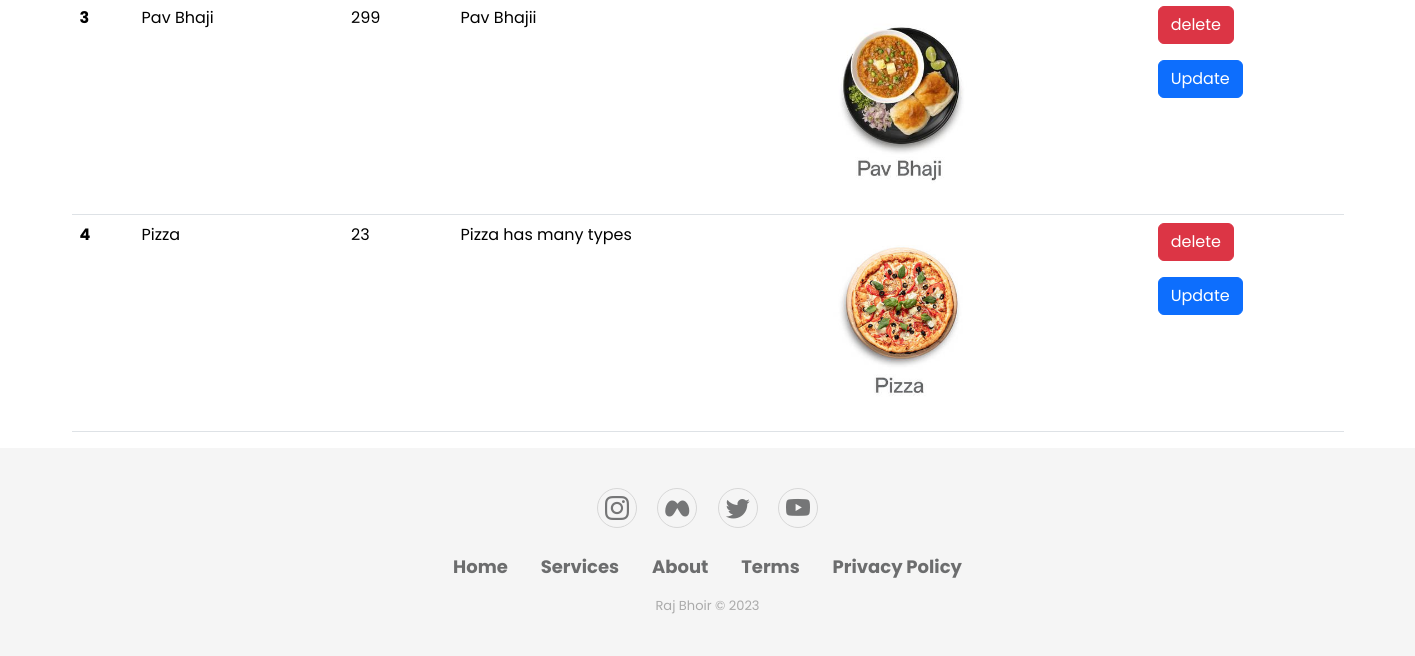
Before: /Restaurant_main/ (lower part) with the older database file.
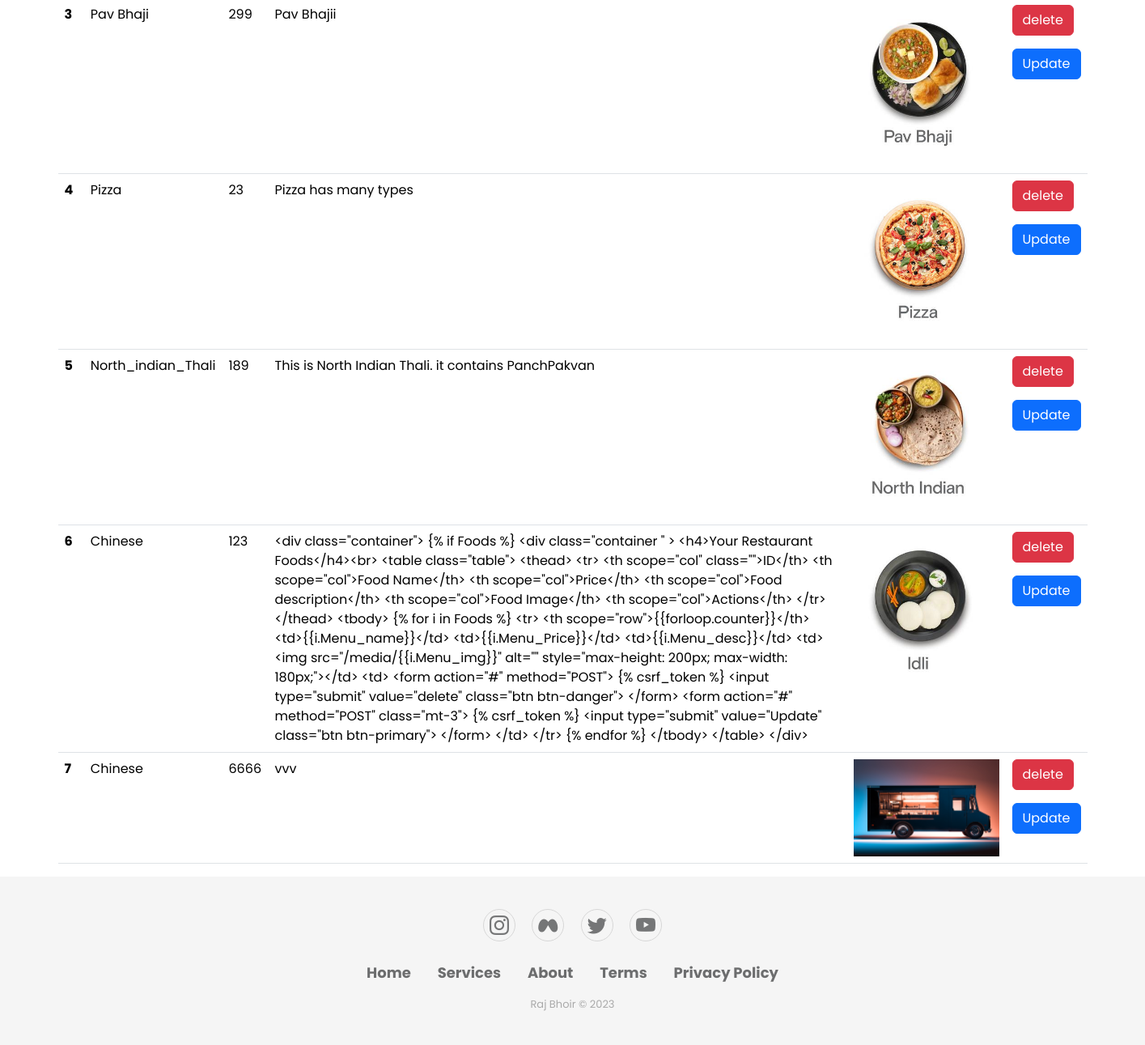
After: the same page with the newer database file.
### Restaurant/models.py (models this page shows)
class Menu(models.Model):
    Rest_name = models.ForeignKey(Rest_details,on_delete=models.SET_NULL,null=True)
    Menu_name = models.CharField(max_length=25)
    Menu_desc = models.CharField(max_length=50)
    Menu_Price = models.IntegerField()
    Menu_img = models.ImageField(upload_to='media/')

### Restaurant/views.py (the view, shortened to what this page needs)
# urls.py: path('Restaurant_main/',views.Rest_home.as_view(),name='Restaurant_main'),
class Rest_home(View):
    def get(self,request):
        foods = Menu.objects.all()
        return render(request,'Restaurant_main.html',{"Foods":foods}    )

### templates/Restaurant_main.html (shortened to what this page needs)
{% extends 'base.html' %}
{% block body %}
    {% include 'Add Menu.html' %}
{% endblock body %}

### templates/Add Menu.html (shortened to what this page needs)
{% block body %}
<div class="container">
{% if Foods %}
<div class="container " >
  <h4>Your Restaurant Foods</h4><br>
  <table class="table">
    <tbody>
      {% for i in Foods %}
      <tr>
        <th scope="row">{{forloop.counter}}</th>
        <td>{{i.Menu_name}}</td>
        <td>{{i.Menu_Price}}</td>
        <td>{{i.Menu_desc}}</td>
        <td><img src="/media/{{i.Menu_img}}" alt="" style="max-height: 200px; max-width: 180px;"></td>
        <td>
          <form action="#" method="POST">
        <input type="submit" value="delete" class="btn btn-danger">
        </form>
        <form action="#" method="POST" class="mt-3">
        <input type="submit" value="Update" class="btn btn-primary">
        </form>
        </td>
      </tr>
      {% endfor %}
    </tbody>
  </table>
</div>
{% else %}
  <div class="container mt-5">
    <h3>NO Recepies</h3>
  </div>
{% endif %}
</div>
{% endblock body %}

Changed rows visible on the page:
added Menu: Menu_name "North_indian_Thali", Menu_Price "189", Menu_desc "This is North Indian Thali. it contains PanchPakvan", Menu_img (picture)
added Menu: Menu_name "Chinese", Menu_Price "123", Menu_desc "<div class=\"container\"> {% if Foods %} <div class=\"container \" > <h4>Your Restaurant Foods</h4><br> <table class=\"table\"> <thead> <tr> <th scope=\"col\" class=\"\">ID</th> <th scope=\"col\">Food Name</th> <th scope=\"col\">Price</th> <th scope=\"col\">Food description</th> <th scope=\"col\">Food Image</th> <th scope=\"col\">Actions</th> </tr> </thead> <tbody> {% for i in Foods %} <tr> <th scope=\"row\">{{forloop.counter}}</th> <td>{{i.Menu_name}}</td> <td>{{i.Menu_Price}}</td> <td>{{i.Menu_desc}}</td> <td><img src=\"/media/{{i.Menu_img}}\" alt=\"\" style=\"max-height: 200px; max-width: 180px;\"></td> <td> <form action=\"#\" method=\"POST\"> {% csrf_token %} <input type=\"submit\" value=\"delete\" class=\"btn btn-danger\">…", Menu_img (picture)
added Menu: Menu_name "Chinese", Menu_Price "6666", Menu_desc "vvv", Menu_img (picture)
